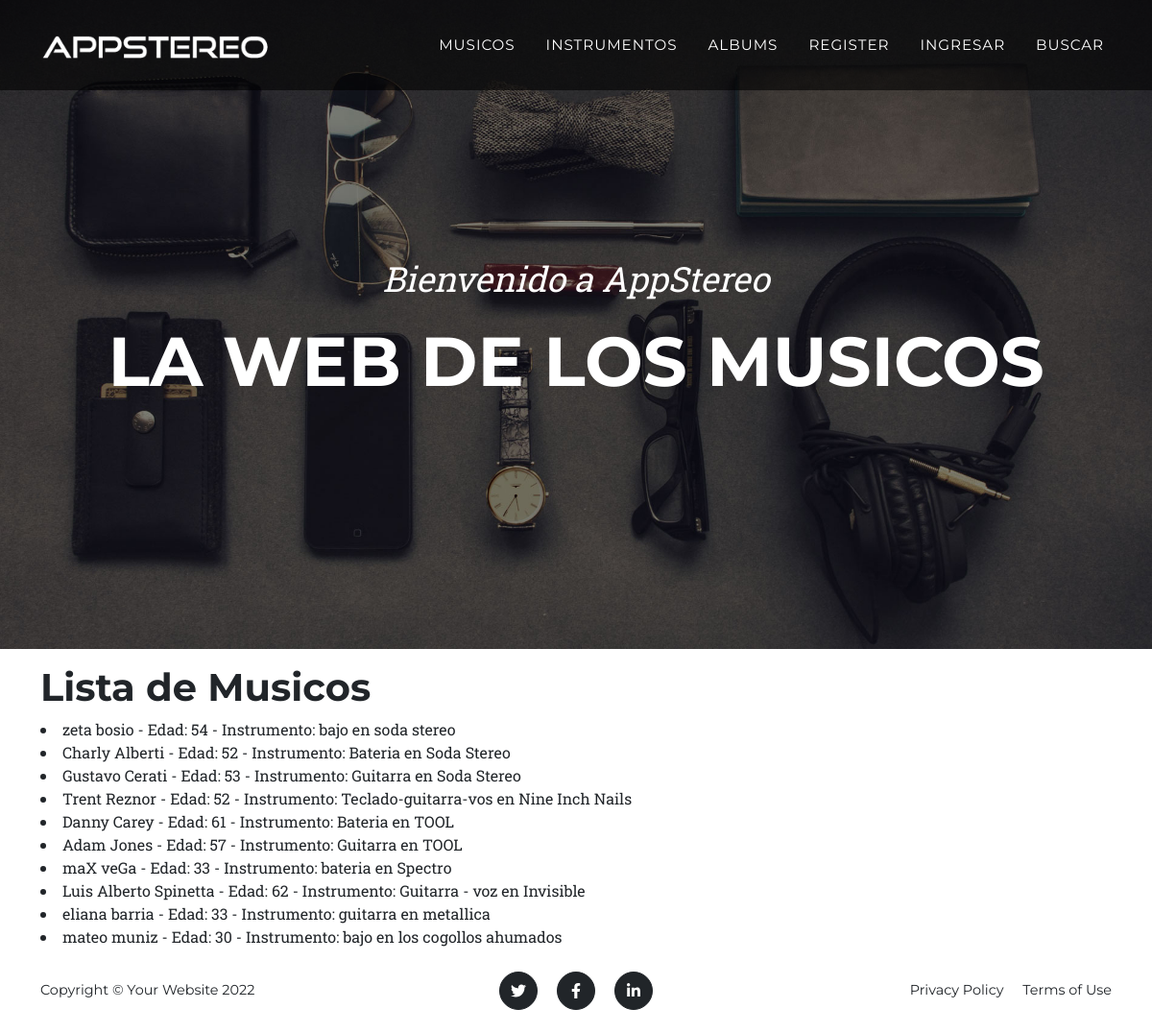
/leerMusicos/, run on the app's committed database.
### AppStereo/models.py (models this page shows, shortened)
class Musicos(models.Model):
    nombre = models.CharField(max_length=50)
    apellido = models.CharField(max_length=50)
    edad = models.IntegerField()
    instrumento = models.CharField(max_length=50)
    banda = models.CharField(max_length=50)

### AppStereo/views.py (the view)
def leerMusicos(request):
    musicos = Musicos.objects.all()
    return render(request, "AppStereo/leerMusicos.html", {'musicos': musicos})

### AppStereo/templates/AppStereo/leerMusicos.html (shortened to what this page needs)
{% extends "AppStereo/base.html" %}
{% load static %}
{% block contenido %}
<h1>Lista de Musicos</h1>
<body>
    {% for i in musicos %}
        <li>{{i.nombre}} {{i.apellido}} - Edad: {{i.edad}} - Instrumento: {{i.instrumento}} en {{i.banda}}</li>
    {% endfor %}
<body>
{% endblock %}

### data on the page
Musicos: nombre "zeta", apellido "bosio", edad "54", instrumento "bajo", banda "soda stereo"
Musicos: nombre "Charly", apellido "Alberti", edad "52", instrumento "Bateria", banda "Soda Stereo"
Musicos: nombre "Gustavo", apellido "Cerati", edad "53", instrumento "Guitarra", banda "Soda Stereo"
Musicos: nombre "Trent", apellido "Reznor", edad "52", instrumento "Teclado-guitarra-vos", banda "Nine Inch Nails"
Musicos: nombre "Danny", apellido "Carey", edad "61", instrumento "Bateria", banda "TOOL"
Musicos: nombre "Adam", apellido "Jones", edad "57", instrumento "Guitarra", banda "TOOL"
Musicos: nombre "maX", apellido "veGa", edad "33", instrumento "bateria", banda "Spectro"
Musicos: nombre "Luis Alberto", apellido "Spinetta", edad "62", instrumento "Guitarra - voz", banda "Invisible"
Musicos: nombre "eliana", apellido "barria", edad "33", instrumento "guitarra", banda "metallica"
Musicos: nombre "mateo", apellido "muniz", edad "30", instrumento "bajo", banda "los cogollos ahumados"
